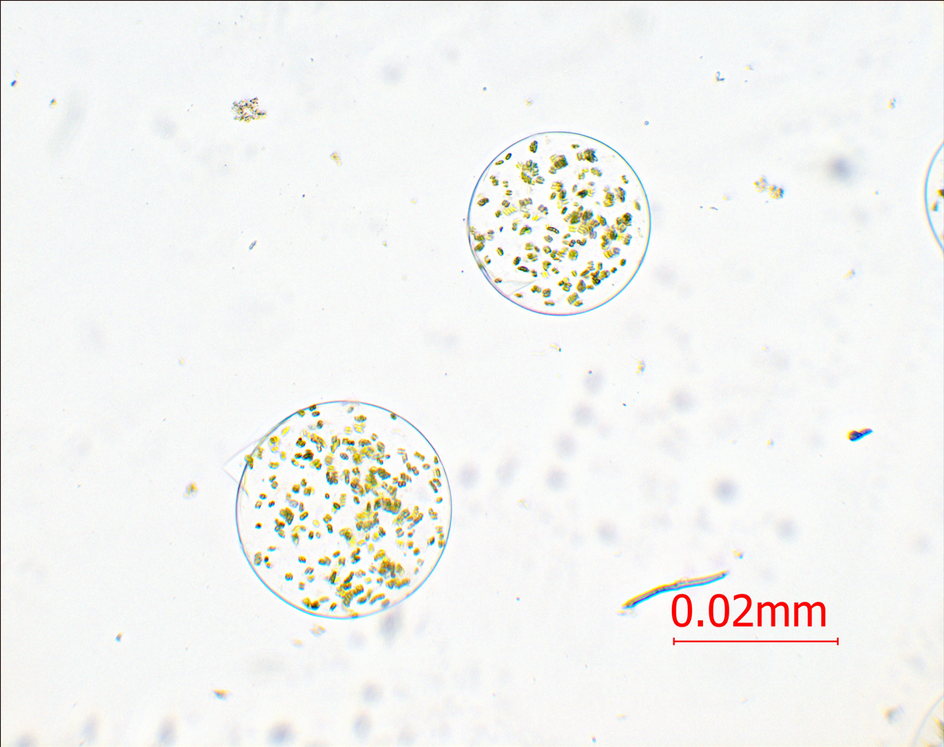
#> input picture archive/cut3.png, 944 x 747 px, shrunk from 1183 x 936 before the run
$ python contour_finding.py
#> lines starting #> are read from the running program, lines starting #| are printed output that depends on the picture; after the words box and inside, x2 and y2 are one past the last pixel; in counts of white or black regions, pixels touching at a corner belong together
import cv2
import numpy as np

my_photo = cv2.imread('archive/cut3.png')
#> my_photo is the input picture: shape (747, 944, 3); mean B, G, R 241.7, 243.9, 243.2
img_grey = cv2.cvtColor(my_photo, cv2.COLOR_BGR2GRAY)
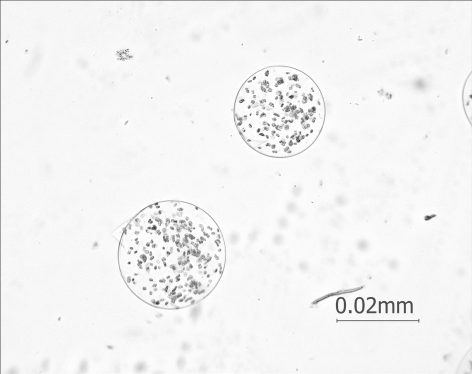
#> img_grey: shape (747, 944) (shown at 1/2 size); min 26, max 255, mean 243.4
filterd_image = cv2.GaussianBlur(img_grey, (5, 5), 0)

binary_adaptive = cv2.adaptiveThreshold(filterd_image, 255,
                                        cv2.ADAPTIVE_THRESH_GAUSSIAN_C,
                                        cv2.THRESH_BINARY, 11, 2)
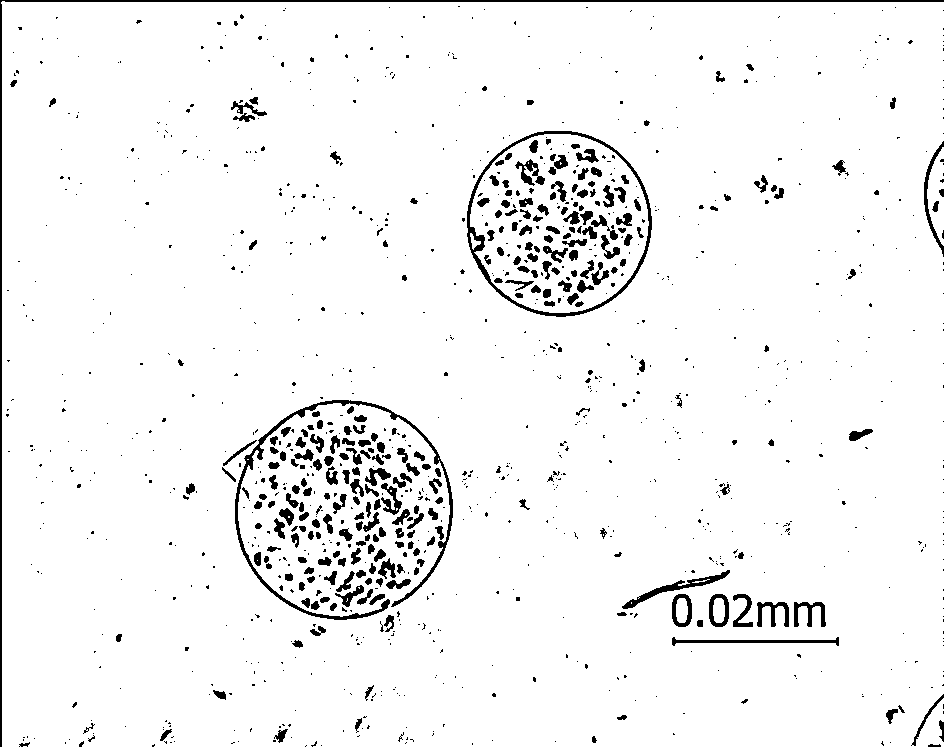
#> binary_adaptive: shape (747, 944); 95.5% white; 1184 black regions (902 under 20 px)

contours, hierarchy = cv2.findContours(binary_adaptive, cv2.RETR_TREE, cv2.CHAIN_APPROX_SIMPLE)
#> contours = 1265 contours, 942 with area under 20; largest, box (x1, y1, x2, y2) and area: (1, 1, 944, 747) 698051, (466, 130, 653, 318) 27264, (470, 134, 649, 313) 24640, (234, 399, 454, 621) 3136, (927, 147, 944, 246) 968

min_area = 30
filtered_contours = [cnt for cnt in contours if cv2.contourArea(cnt) > min_area]
#> filtered_contours = 277 contours; largest, box (x1, y1, x2, y2) and area: (1, 1, 944, 747) 698051, (466, 130, 653, 318) 27264, (470, 134, 649, 313) 24640, (234, 399, 454, 621) 3136, (927, 147, 944, 246) 968


def is_circular_by_vertices(contour, epsilon_factor=0.03, min_vertices=6, max_vertices=20):
    if len(contour) < 5:
        return False
    perimeter = cv2.arcLength(contour, True)
    epsilon = epsilon_factor * perimeter
    approx = cv2.approxPolyDP(contour, epsilon, True)
    return min_vertices <= len(approx) <= max_vertices


circular_contours = []
for cnt in filtered_contours:
    if is_circular_by_vertices(cnt):
        circular_contours.append(cnt)
#> this loop made 277 passes
#> (perimeter in is_circular_by_vertices, epsilon in is_circular_by_vertices) on passes 2, 4, 5: (32.97, 0.989), (22.73, 0.682), (56.77, 1.7)
#> after the loop, circular_contours = 253 contours; largest, box (x1, y1, x2, y2) and area: (466, 130, 653, 318) 27264, (470, 134, 649, 313) 24640, (234, 399, 454, 621) 3136, (708, 593, 730, 628) 622, (671, 593, 693, 628) 620

circular_contours_sorted = sorted(circular_contours, key=cv2.contourArea, reverse=True)
#> circular_contours_sorted has the same summary as circular_contours

if len(circular_contours_sorted) > 0:
    reference_cnt = circular_contours_sorted[0]
#> reference_cnt = contour of 270 points, box (x1, y1, x2, y2) (466, 130, 653, 318), area 27264
    reference_area = cv2.contourArea(reference_cnt)
#> reference_area = 27263.5
    print(f"Площадь эталонного круглого контура: {reference_area}")
#| Площадь эталонного круглого контура: 27263.5
else:
    print("Не найдено круглых контуров")
    exit()

tolerance_percent = 97
tolerance_factor = tolerance_percent / 100.0

similar_circular_contours = []
for cnt in circular_contours:
    area = cv2.contourArea(cnt)
    if reference_area * (1 - tolerance_factor) <= area <= reference_area * (1 + tolerance_factor):
        similar_circular_contours.append(cnt)
#> this loop made 253 passes
#> area on passes 1 to 3: 62, 33.5, 112
#> after the loop, similar_circular_contours = 3 contours; box (x1, y1, x2, y2) and area: (466, 130, 653, 318) 27264, (470, 134, 649, 313) 24640, (234, 399, 454, 621) 3136

print(f"Найдено {len(similar_circular_contours)} круглых контуров схожего размера")
#| Найдено 3 круглых контуров схожего размера

img_result = my_photo.copy()
img_circular_only = np.zeros_like(img_grey)
img_all_circular = np.zeros_like(img_grey)

cv2.drawContours(img_all_circular, circular_contours, -1, (255, 255, 255), 1)
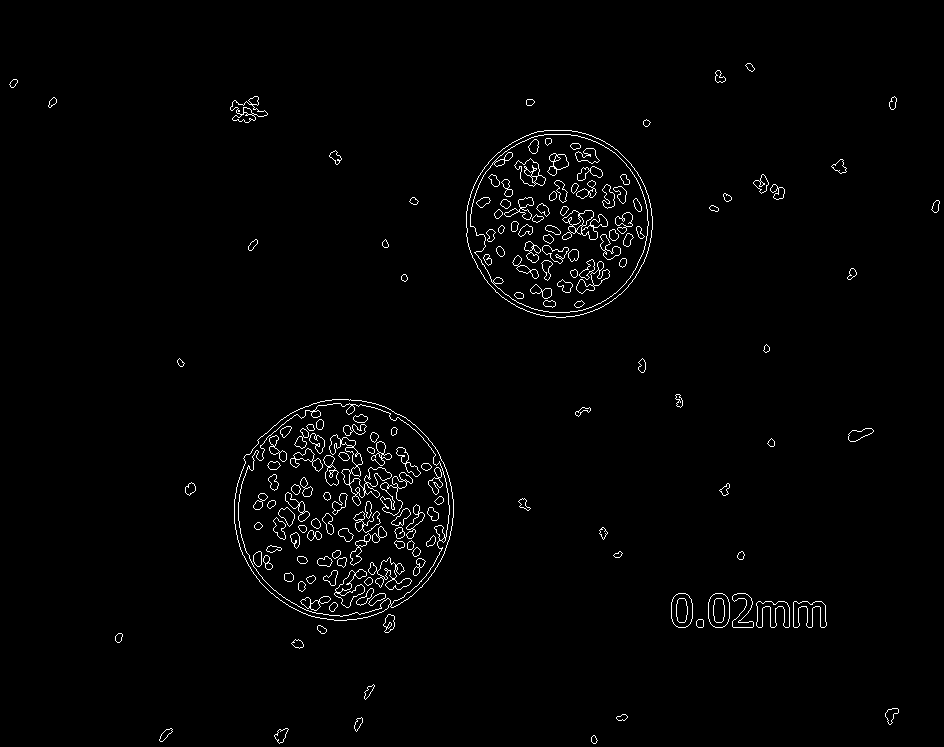
#> img_all_circular: shape (747, 944); 1.6% white in thin lines or dots, all inside (x1, y1, x2, y2) = (9, 63, 940, 744)
cv2.drawContours(img_circular_only, similar_circular_contours, -1, (255, 255, 255), 1)
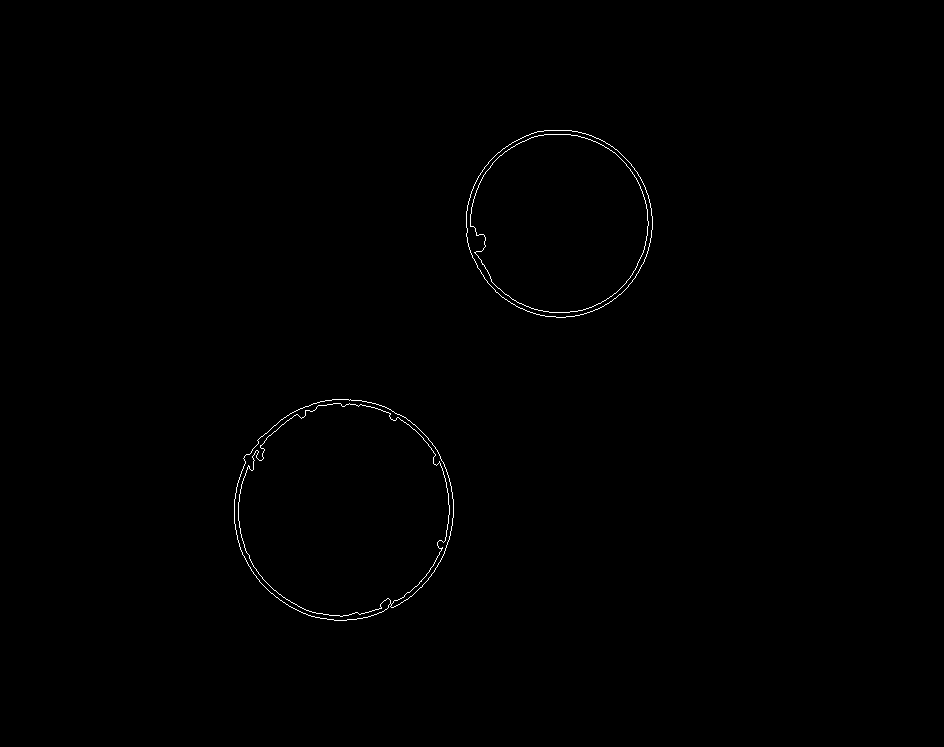
#> img_circular_only: shape (747, 944); 0.33% white in thin lines or dots, all inside (x1, y1, x2, y2) = (234, 130, 653, 621)

for i, cnt in enumerate(similar_circular_contours):
    area = cv2.contourArea(cnt)
    perimeter = cv2.arcLength(cnt, True)

    (x, y), radius = cv2.minEnclosingCircle(cnt)
    center = (int(x), int(y))
    radius_int = int(radius)

    cv2.circle(img_result, center, radius_int, (0, 255, 0), 2)
    cv2.circle(img_result, center, 3, (0, 0, 255), -1)

    if perimeter > 0:
        circularity = 4 * np.pi * area / (perimeter * perimeter)
        print(f"Круглый контур {i + 1}: центр=({x:.1f}, {y:.1f}), радиус={radius:.1f}, круглость={circularity:.3f}")
#> this loop made 3 passes
#> (area, perimeter, x, y, radius, center, radius_int, circularity) on passes 1 to 3: (3136, 1538.3, 342.2, 508.9, 111.6, (342, 508), 111, 0.0167), (27263.5, 618.5, 558.2, 223, 94.37, (558, 222), 94, 0.895), (24640.5, 612.1, 558.5, 222.9, 90.25, (558, 222), 90, 0.827)
#> (printed output is left out)
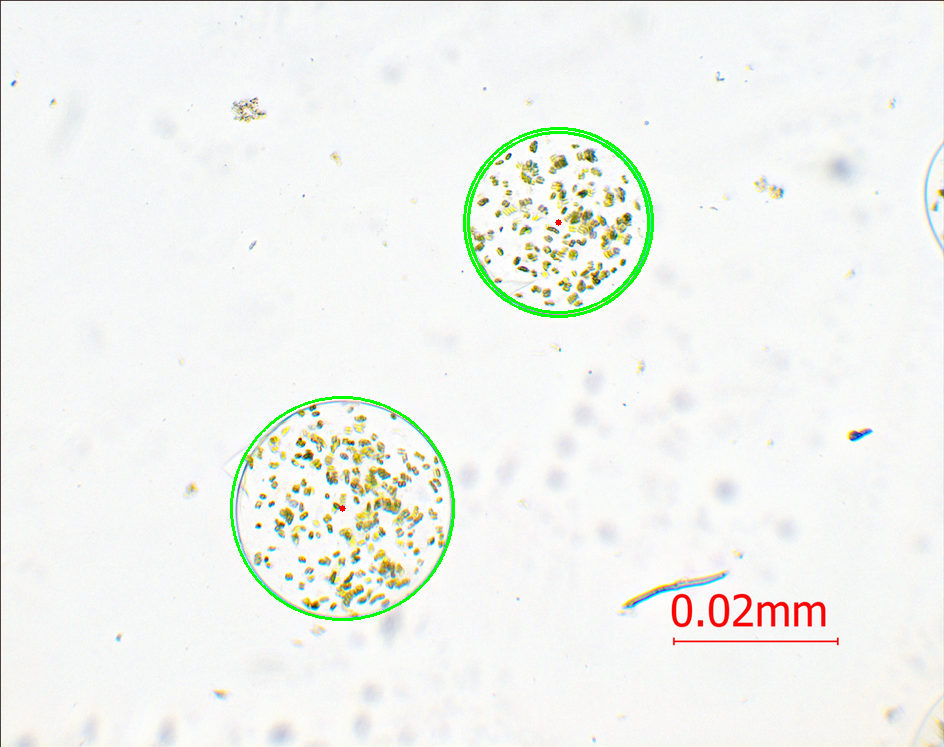
#> img_result: shape (747, 944, 3); 0.78% of pixels changed, all inside (x1, y1, x2, y2) = (230, 127, 654, 621)

cv2.imshow('Original', my_photo)
cv2.imshow('All circular contours', img_all_circular)
cv2.imshow('Similar circular contours', img_circular_only)
cv2.imshow('Result with circles', img_result)

cv2.waitKey()
cv2.destroyAllWindows()

$ run again, with archive/cut1.png copied over archive/cut3.png
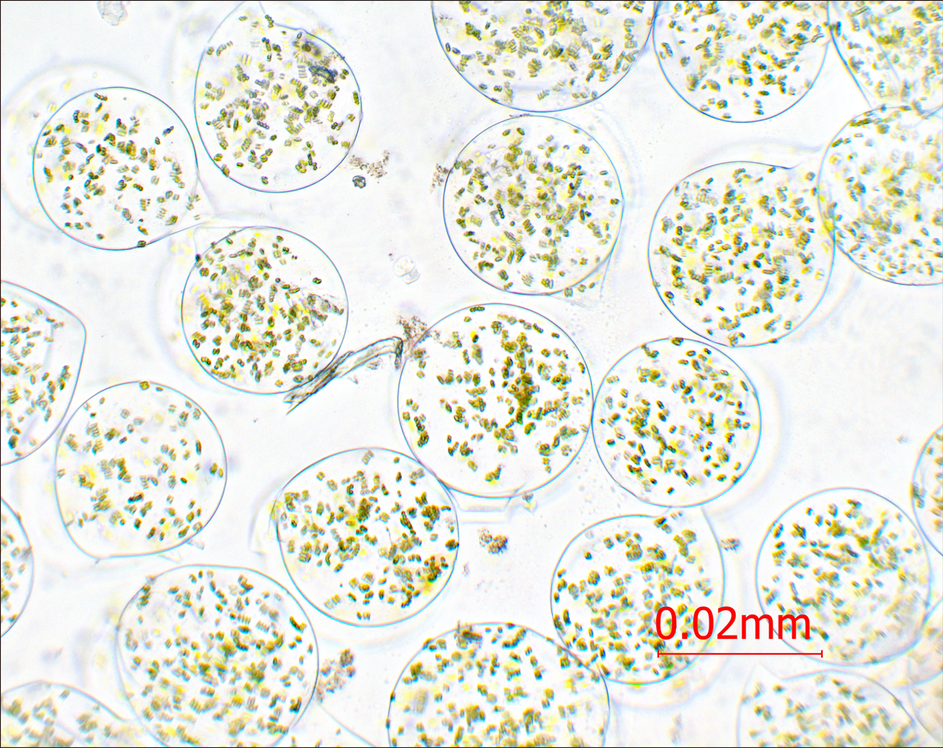
#> input picture archive/cut1.png, 943 x 748 px, shrunk from 1183 x 938 before the run
#> my_photo is the input picture: shape (748, 943, 3); mean B, G, R 222.2, 232.5, 229.8
#> `binary_adaptive = cv2.adaptiveThreshold(filterd_image, 255, cv2.ADAPTI..`:
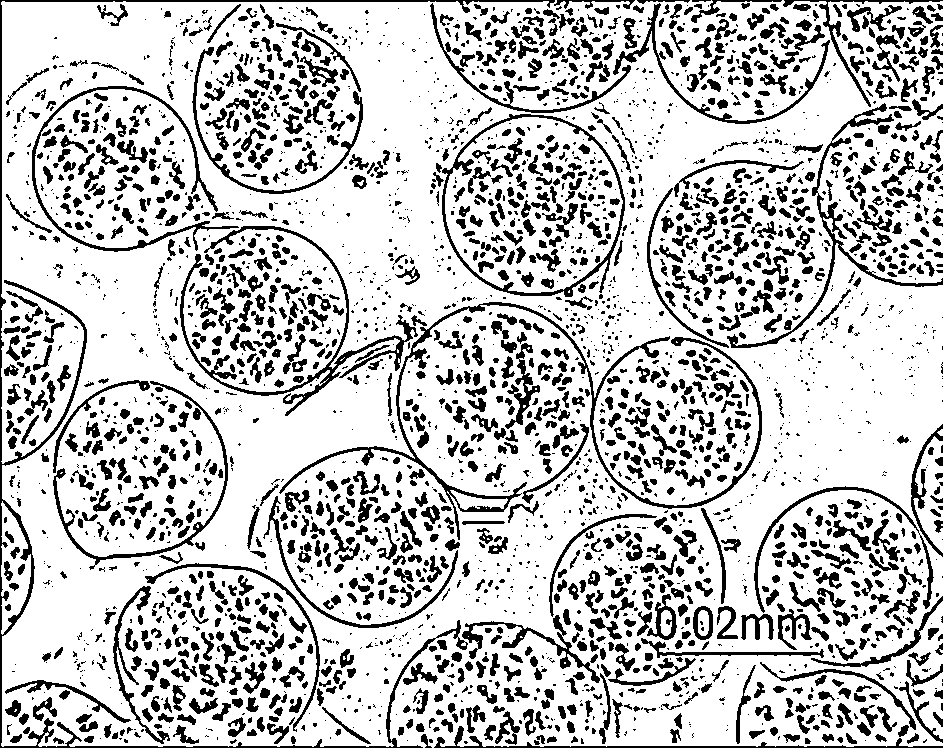
#> binary_adaptive: shape (748, 943); 77.4% white; 3395 black regions (1843 under 20 px)
#> contours = 3941 contours, 2144 with area under 20; largest, box (x1, y1, x2, y2) and area: (1, 0, 943, 748) 683984, (441, 113, 626, 298) 26614, (445, 117, 623, 293) 23865, (278, 301, 763, 541) 6425, (179, 225, 419, 417) 3900
#> filtered_contours = 1548 contours; largest, box (x1, y1, x2, y2) and area: (1, 0, 943, 748) 683984, (441, 113, 626, 298) 26614, (445, 117, 623, 293) 23865, (278, 301, 763, 541) 6425, (179, 225, 419, 417) 3900
#> the loop `for cnt in filtered_contours:` made 1548 passes
#> (perimeter in is_circular_by_vertices, epsilon in is_circular_by_vertices) on passes 2 to 4: (24.14, 0.724), (32.38, 0.972), (32.38, 0.972)
#> after the loop `for cnt in filtered_contours:`: circular_contours = 1375 contours; largest, box (x1, y1, x2, y2) and area: (441, 113, 626, 298) 26614, (445, 117, 623, 293) 23865, (278, 301, 763, 541) 6425, (179, 225, 419, 417) 3900, (31, 85, 240, 253) 2512
#> circular_contours_sorted has the same summary as circular_contours
#> reference_cnt = contour of 313 points, box (x1, y1, x2, y2) (441, 113, 626, 298), area 26614
#> reference_area = 26614
#| Площадь эталонного круглого контура: 26614.0
#> the loop `for cnt in circular_contours:` made 1375 passes
#> area on passes 1 to 3: 41, 64.5, 65.5
#> after the loop `for cnt in circular_contours:`: similar_circular_contours = 15 contours; largest, box (x1, y1, x2, y2) and area: (441, 113, 626, 298) 26614, (445, 117, 623, 293) 23865, (278, 301, 763, 541) 6425, (179, 225, 419, 417) 3900, (31, 85, 240, 253) 2512
#| Найдено 15 круглых контуров схожего размера
#> img_all_circular: shape (748, 943); 9.1% white in thin lines or dots
#> img_circular_only: shape (748, 943); 1.8% white in thin lines or dots
#> the loop `for i, cnt in enumerate(similar_circular_contours):` made 15 passes
#> (area, perimeter, x, y, radius, center, radius_int, circularity) on passes 2, 3, 4, 5, 6, 7, 9: (1268.5, 624, 153, 664.5, 80.13, (153, 664), 80, 0.0409), (1305, 670.6, 220.5, 653.5, 108.9, (220, 653), 108, 0.0365), (1424, 737.4, 360.2, 544.7, 98.54, (360, 544), 98, 0.0329), (1126.5, 570.3, 839.1, 569.2, 89, (839, 569), 89, 0.0435), (1936, 967.5, 133.7, 475.5, 97.47, (133, 475), 97, 0.026), (6425, 2868.8, 519.5, 448.5, 245.4, (519, 448), 245, 0.00981), (829.5, 441, 699.5, 267.5, 85.4, (699, 267), 85, 0.0536)
#> (printed output is left out)
#> after the loop `for i, cnt in enumerate(similar_circular_contours):`:
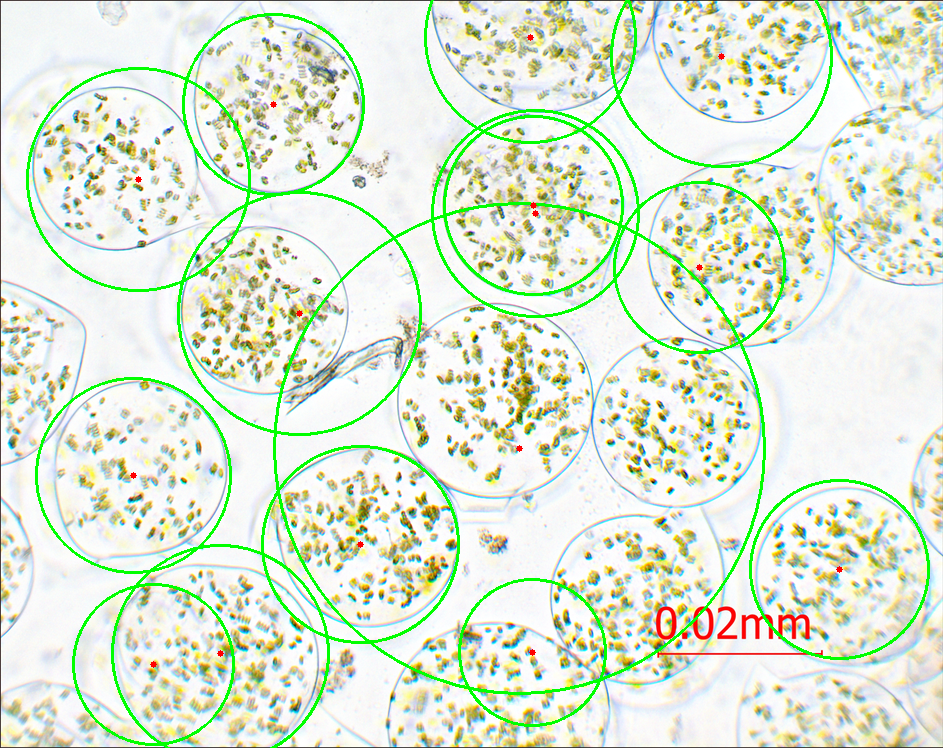
#> img_result: shape (748, 943, 3); 3.98% of pixels changed, all inside (x1, y1, x2, y2) = (26, 0, 930, 748)

$ run again, with archive/cut2.png copied over archive/cut3.png
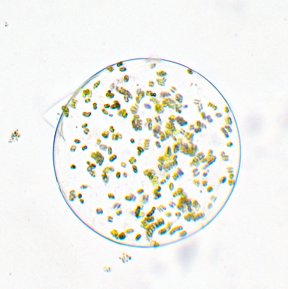
#> input picture archive/cut2.png, 288 x 289 px
#> my_photo is the input picture: shape (289, 288, 3); mean B, G, R 236, 240.7, 240.1
#> `binary_adaptive = cv2.adaptiveThreshold(filterd_image, 255, cv2.ADAPTI..`:
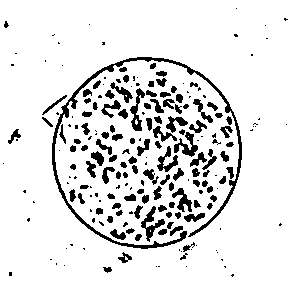
#> binary_adaptive: shape (289, 288); 88.7% white; 210 black regions (94 under 20 px)
#> contours = 230 contours, 107 with area under 20; largest, box (x1, y1, x2, y2) and area: (0, 0, 288, 289) 82646, (51, 56, 243, 250) 2568, (140, 205, 166, 243) 342, (129, 87, 146, 132) 320, (173, 131, 199, 158) 317
#> filtered_contours = 116 contours; largest, box (x1, y1, x2, y2) and area: (0, 0, 288, 289) 82646, (51, 56, 243, 250) 2568, (140, 205, 166, 243) 342, (129, 87, 146, 132) 320, (173, 131, 199, 158) 317
#> the loop `for cnt in filtered_contours:` made 116 passes
#> (perimeter in is_circular_by_vertices, epsilon in is_circular_by_vertices) on passes 2 to 9: (28.97, 0.869), (59.11, 1.77), (30.63, 0.919), (25.56, 0.767), (28.14, 0.844), (50.53, 1.52), (26.97, 0.809), (41.21, 1.24)
#> after the loop `for cnt in filtered_contours:`: circular_contours = 102 contours; largest, box (x1, y1, x2, y2) and area: (51, 56, 243, 250) 2568, (140, 205, 166, 243) 342, (129, 87, 146, 132) 320, (173, 131, 199, 158) 317, (156, 145, 179, 173) 270
#> circular_contours_sorted has the same summary as circular_contours
#> reference_cnt = contour of 545 points, box (x1, y1, x2, y2) (51, 56, 243, 250), area 2568
#> reference_area = 2567.5
#| Площадь эталонного круглого контура: 2567.5
#> the loop `for cnt in circular_contours:` made 102 passes
#> area on passes 1 to 8: 95, 45, 44.5, 53, 112.5, 43, 76.5, 40
#> after the loop `for cnt in circular_contours:`: similar_circular_contours = 31 contours; largest, box (x1, y1, x2, y2) and area: (51, 56, 243, 250) 2568, (140, 205, 166, 243) 342, (129, 87, 146, 132) 320, (173, 131, 199, 158) 317, (156, 145, 179, 173) 270
#| Найдено 31 круглых контуров схожего размера
#> img_all_circular: shape (289, 288); 5.5% white in thin lines or dots, all inside (x1, y1, x2, y2) = (7, 56, 243, 264)
#> the loop `for i, cnt in enumerate(similar_circular_contours):` made 31 passes
#> (area, perimeter, x, y, radius, center, radius_int, circularity) on passes 1 to 8: (95, 59.11, 124.5, 258, 7.57, (124, 258), 7, 0.342), (112.5, 50.53, 117.5, 234.5, 8.86, (117, 234), 8, 0.554), (140, 61.94, 194, 215.5, 11.28, (194, 215), 11, 0.459), (341.5, 145, 151.5, 223.5, 18.67, (151, 223), 18, 0.204), (79, 42.28, 138.2, 211.5, 7.55, (138, 211), 7, 0.555), (78.5, 35.56, 129.6, 198, 6.69, (129, 198), 6, 0.78), (257, 109.7, 183.5, 200.2, 13.96, (183, 200), 13, 0.268), (92, 47.11, 156.5, 192.5, 7.91, (156, 192), 7, 0.521)
#> (printed output is left out)
#> after the loop `for i, cnt in enumerate(similar_circular_contours):`:
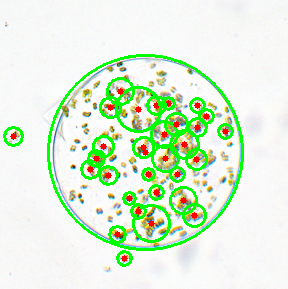
#> img_result: shape (289, 288, 3); 9.21% of pixels changed, all inside (x1, y1, x2, y2) = (3, 54, 244, 267)
